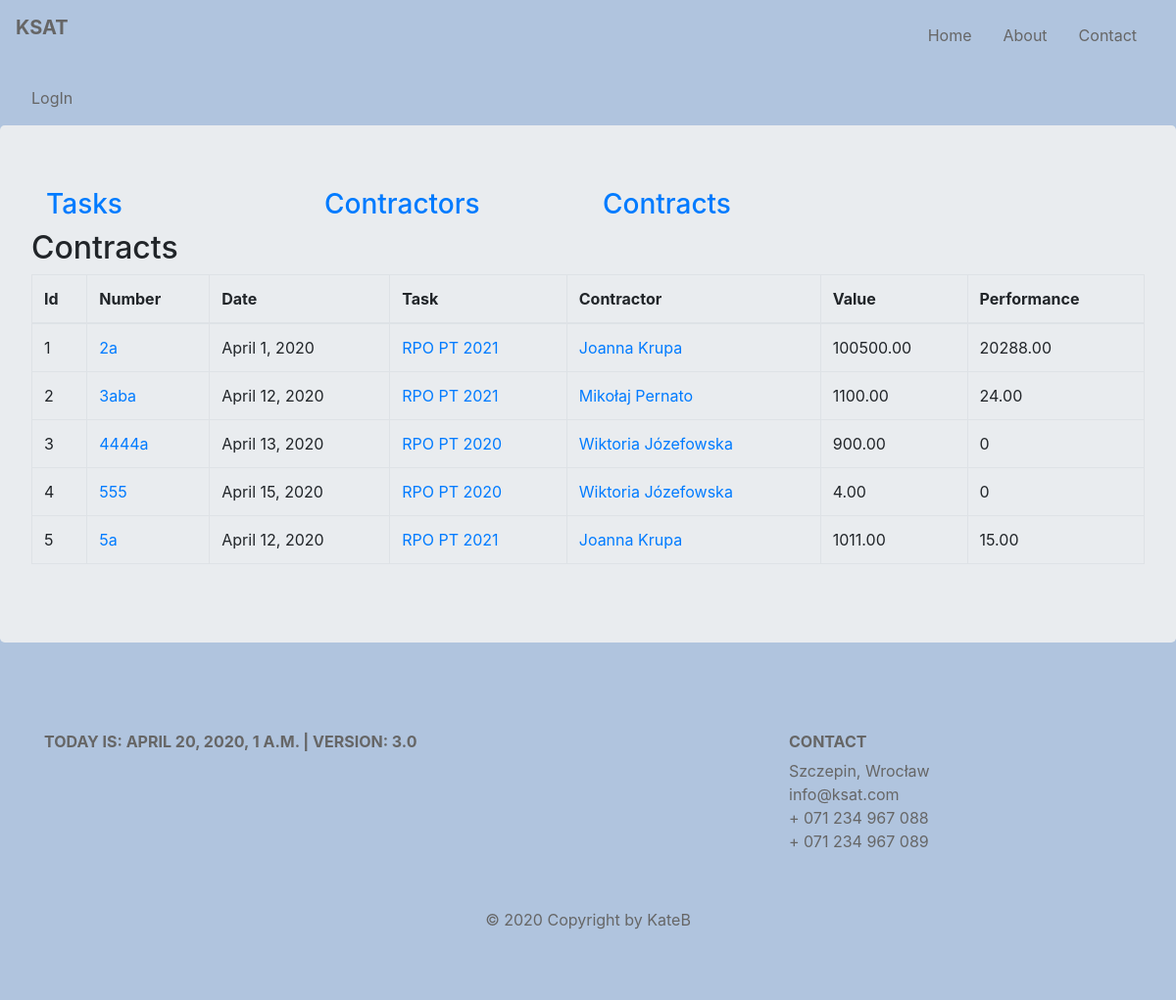
The app's page /ksat/contracts/, older data.
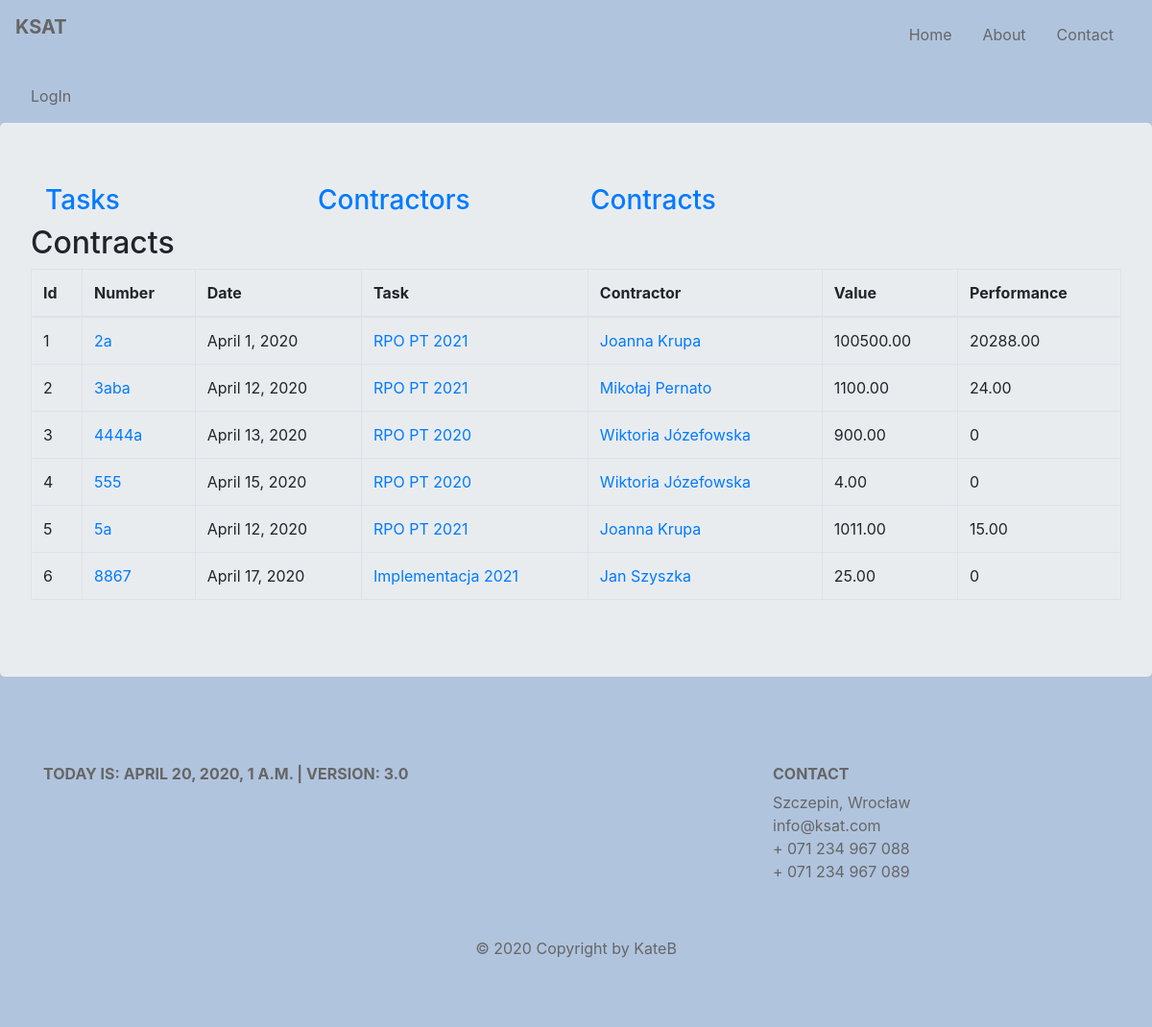
The same page, newer data.
### budget/models.py (models this page shows, shortened)
class Contract(models.Model):
    number = models.CharField(max_length=128, unique=True)
    date = models.DateField()
    task = models.ForeignKey(Task, on_delete=models.CASCADE, related_name='contracts', related_query_name='contract')
    contractor = models.ForeignKey(Contractor, default=None, on_delete=models.CASCADE, related_name='contracts',
                                   related_query_name='contract')
    article = models.ManyToManyField(Articles, through='ContractArticle')
    def get_absolute_url(self):
        return reverse('budget:contract_details', kwargs={'contract_id': self.pk})
    def contract_value(self):
        value = ContractArticle.objects.filter(contract=self).aggregate(total=Sum('value'))['total']
        if value:
            return round(value, 2)
        return 0
    def contract_performance(self):
        fin_docs = FinancialDocument.objects.filter(contract=self)
        performance = 0
        for fin_doc in fin_docs:
            performance += fin_doc.fin_doc_value()
        return round(performance, 2)
    class Meta:
        default_related_name = 'contract'
        ordering = ('number', 'contractor')
        verbose_name = 'contract'

class Task(models.Model):
    title = models.CharField(max_length=128, unique=True)
    description = models.CharField(max_length=256)
    unit = models.SmallIntegerField()
    section = models.SmallIntegerField()
    article = models.ManyToManyField(Articles, through='TaskArticles')

class Contractor(models.Model):
    name = models.CharField(max_length=128)
    last_name = models.CharField(max_length=128)
    num = models.SmallIntegerField(blank=True)
    def __str__(self):
        return f'{self.name} {self.last_name}'
    class Meta:
        default_related_name = 'contractors'
        ordering = ('last_name',)
        verbose_name = 'contractor'

class FinancialDocument(models.Model):
    contract = models.ForeignKey(Contract, on_delete=models.CASCADE, related_name='fds', related_query_name='fd')
    contractor = models.ForeignKey(Contractor, default=None, on_delete=models.CASCADE, related_name='fds',
                                   related_query_name='fd')
    number = models.CharField(max_length=64, default=None)
    date = models.DateField()
    payment_date1 = models.DateField(blank=True, null=True)
    payment_date2 = models.DateField(blank=True, null=True)
    article = models.ManyToManyField(Articles, through='FinDocumentArticle')
    def fin_doc_value(self):
        value = FinDocumentArticle.objects.filter(fin_doc=self).aggregate(total=Sum('value'))['total']
        if value:
            return round(value, 2)
        return 0
    class Meta:
        default_related_name = 'fds'
        verbose_name = 'finacial_doc'

### budget/views.py (the view)
# urls.py: path('contracts/', views.ContractsView.as_view(), name='contracts'),
class ContractsView(ListView):
    model = Contract
    template_name = 'budget/contracts.html'
    context_object_name = 'contracts'

### budget/my_context_processor.py (called while the page is built)
def cp(request):
    ctx = {
        "now": django.utils.timezone.now(),
        "version": "3.0"
    }
    return ctx

### budget/templates/budget/contracts.html (shortened to what this page needs)
{% extends 'base.html' %}
{% block content %}
    {{ block.super }}
    <h2>Contracts</h2>
        <table class="table table-bordered">
            <thead>
            <tr>
                <th scope="col">Id</th>
                <th scope="col">Number</th>
                <th scope="col">Date</th>
                <th scope="col">Task</th>
                <th scope="col">Contractor</th>
                <th scope="col">Value</th>
                <th scope="col">Performance</th>
            </tr>
            </thead>
            <tbody>
            {% for contract in contracts %}
                <tr>
                    <td>{{ forloop.counter }}</td>
                    <td><a href="{{ contract.get_absolute_url }}">{{ contract.number }}</a></td>
                    <td>{{ contract.date }}</td>
                    <td><a href="{% url 'budget:task_details' contract.task.id%}">{{ contract.task.title }}</a></td>
                    <td><a href="{% url 'budget:contractor_details' contract.contractor.id %}">{{ contract.contractor }}</a></td>
                    <td>{{ contract.contract_value|floatformat:2 }}</td>
                    <td>{{ contract.contract_performance }}</td>
                </tr>
            {% endfor %}
            </tbody>
        </table>
{% endblock %}

Row changes from the older to the newer data that the page shows:
added Contract: number "8867", date "April 17, 2020", task "Implementacja 2021", contractor "Jan Szyszka", contract_value "25.00", contract_performance "0"
